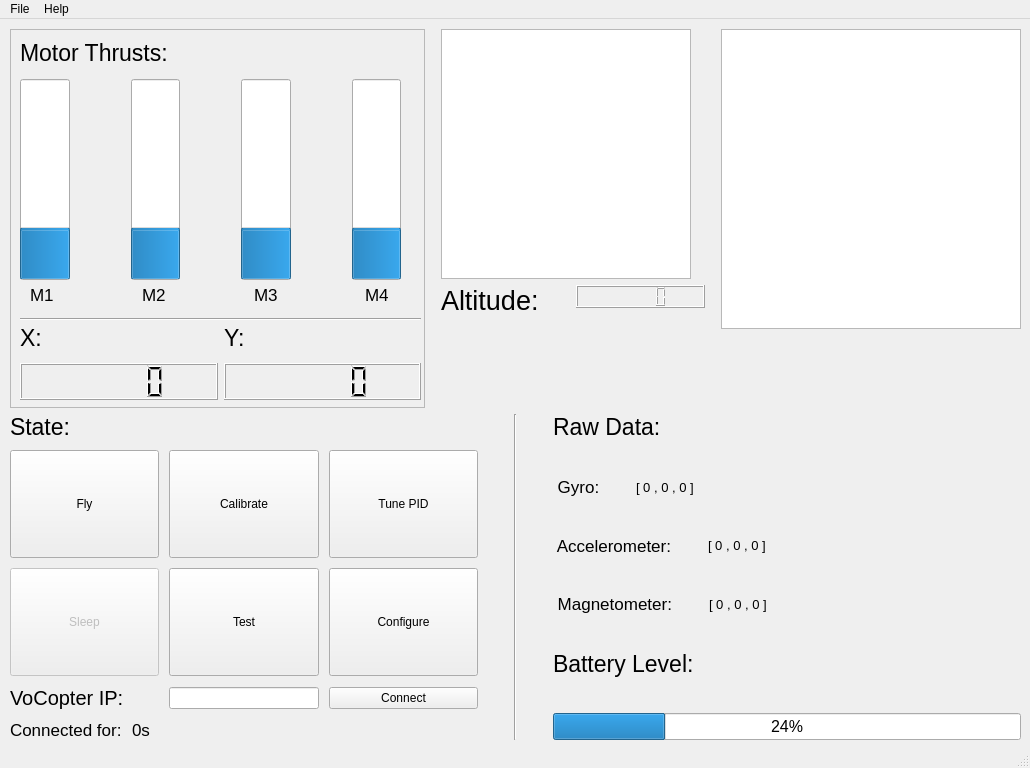
<?xml version="1.0" encoding="UTF-8"?>
<ui version="4.0">
 <class>MainWindow</class>
 <widget class="QMainWindow" name="MainWindow">
  <property name="geometry">
   <rect>
    <x>0</x>
    <y>0</y>
    <width>1030</width>
    <height>768</height>
   </rect>
  </property>
  <property name="minimumSize">
   <size>
    <width>1030</width>
    <height>768</height>
   </size>
  </property>
  <property name="maximumSize">
   <size>
    <width>1030</width>
    <height>768</height>
   </size>
  </property>
  <property name="windowTitle">
   <string>VoPilot - The VoCopter Pilot Station</string>
  </property>
  <property name="autoFillBackground">
   <bool>false</bool>
  </property>
  <property name="locale">
   <locale language="English" country="UnitedStates"/>
  </property>
  <widget class="QWidget" name="centralwidget">
   <widget class="QWidget" name="verticalLayoutWidget_5">
    <property name="geometry">
     <rect>
      <x>10</x>
      <y>10</y>
      <width>1011</width>
      <height>711</height>
     </rect>
    </property>
    <layout class="QVBoxLayout" name="verticalLayout_5">
     <item>
      <layout class="QHBoxLayout" name="horizontalLayout_11">
       <property name="spacing">
        <number>16</number>
       </property>
       <item>
        <widget class="QFrame" name="frame">
         <property name="sizePolicy">
          <sizepolicy hsizetype="Expanding" vsizetype="Expanding">
           <horstretch>0</horstretch>
           <verstretch>0</verstretch>
          </sizepolicy>
         </property>
         <property name="minimumSize">
          <size>
           <width>415</width>
           <height>379</height>
          </size>
         </property>
         <property name="maximumSize">
          <size>
           <width>415</width>
           <height>379</height>
          </size>
         </property>
         <property name="frameShape">
          <enum>QFrame::StyledPanel</enum>
         </property>
         <property name="frameShadow">
          <enum>QFrame::Raised</enum>
         </property>
         <widget class="QWidget" name="horizontalLayoutWidget_7">
          <property name="geometry">
           <rect>
            <x>20</x>
            <y>250</y>
            <width>381</width>
            <height>31</height>
           </rect>
          </property>
          <layout class="QHBoxLayout" name="horizontalLayout_10">
           <property name="spacing">
            <number>66</number>
           </property>
           <item>
            <widget class="QLabel" name="label_16">
             <property name="sizePolicy">
              <sizepolicy hsizetype="Expanding" vsizetype="Preferred">
               <horstretch>0</horstretch>
               <verstretch>0</verstretch>
              </sizepolicy>
             </property>
             <property name="font">
              <font>
               <pointsize>13</pointsize>
              </font>
             </property>
             <property name="text">
              <string>M1</string>
             </property>
            </widget>
           </item>
           <item>
            <widget class="QLabel" name="label_15">
             <property name="sizePolicy">
              <sizepolicy hsizetype="Expanding" vsizetype="Preferred">
               <horstretch>0</horstretch>
               <verstretch>0</verstretch>
              </sizepolicy>
             </property>
             <property name="font">
              <font>
               <pointsize>13</pointsize>
              </font>
             </property>
             <property name="text">
              <string>M2</string>
             </property>
            </widget>
           </item>
           <item>
            <widget class="QLabel" name="label_14">
             <property name="sizePolicy">
              <sizepolicy hsizetype="Expanding" vsizetype="Preferred">
               <horstretch>0</horstretch>
               <verstretch>0</verstretch>
              </sizepolicy>
             </property>
             <property name="font">
              <font>
               <pointsize>13</pointsize>
              </font>
             </property>
             <property name="text">
              <string>M3</string>
             </property>
            </widget>
           </item>
           <item>
            <widget class="QLabel" name="label_17">
             <property name="sizePolicy">
              <sizepolicy hsizetype="Expanding" vsizetype="Preferred">
               <horstretch>0</horstretch>
               <verstretch>0</verstretch>
              </sizepolicy>
             </property>
             <property name="font">
              <font>
               <pointsize>13</pointsize>
              </font>
             </property>
             <property name="text">
              <string>M4</string>
             </property>
            </widget>
           </item>
          </layout>
         </widget>
         <widget class="QWidget" name="horizontalLayoutWidget_6">
          <property name="geometry">
           <rect>
            <x>10</x>
            <y>50</y>
            <width>381</width>
            <height>201</height>
           </rect>
          </property>
          <layout class="QHBoxLayout" name="horizontalLayout_9">
           <property name="spacing">
            <number>61</number>
           </property>
           <item>
            <widget class="QProgressBar" name="m1">
             <property name="sizePolicy">
              <sizepolicy hsizetype="Expanding" vsizetype="Expanding">
               <horstretch>0</horstretch>
               <verstretch>0</verstretch>
              </sizepolicy>
             </property>
             <property name="value">
              <number>24</number>
             </property>
             <property name="orientation">
              <enum>Qt::Vertical</enum>
             </property>
            </widget>
           </item>
           <item>
            <widget class="QProgressBar" name="m2">
             <property name="sizePolicy">
              <sizepolicy hsizetype="Expanding" vsizetype="Expanding">
               <horstretch>0</horstretch>
               <verstretch>0</verstretch>
              </sizepolicy>
             </property>
             <property name="value">
              <number>24</number>
             </property>
             <property name="orientation">
              <enum>Qt::Vertical</enum>
             </property>
            </widget>
           </item>
           <item>
            <widget class="QProgressBar" name="m3">
             <property name="sizePolicy">
              <sizepolicy hsizetype="Expanding" vsizetype="Expanding">
               <horstretch>0</horstretch>
               <verstretch>0</verstretch>
              </sizepolicy>
             </property>
             <property name="value">
              <number>24</number>
             </property>
             <property name="orientation">
              <enum>Qt::Vertical</enum>
             </property>
            </widget>
           </item>
           <item>
            <widget class="QProgressBar" name="m4">
             <property name="sizePolicy">
              <sizepolicy hsizetype="Expanding" vsizetype="Expanding">
               <horstretch>0</horstretch>
               <verstretch>0</verstretch>
              </sizepolicy>
             </property>
             <property name="value">
              <number>24</number>
             </property>
             <property name="orientation">
              <enum>Qt::Vertical</enum>
             </property>
            </widget>
           </item>
          </layout>
         </widget>
         <widget class="QLabel" name="label_13">
          <property name="geometry">
           <rect>
            <x>10</x>
            <y>10</y>
            <width>151</width>
            <height>28</height>
           </rect>
          </property>
          <property name="font">
           <font>
            <pointsize>17</pointsize>
            <italic>false</italic>
           </font>
          </property>
          <property name="text">
           <string>Motor Thrusts:</string>
          </property>
          <property name="alignment">
           <set>Qt::AlignLeading|Qt::AlignLeft|Qt::AlignVCenter</set>
          </property>
         </widget>
         <widget class="QWidget" name="gridLayoutWidget">
          <property name="geometry">
           <rect>
            <x>10</x>
            <y>290</y>
            <width>401</width>
            <height>81</height>
           </rect>
          </property>
          <layout class="QGridLayout" name="gridLayout">
           <item row="1" column="1">
            <widget class="QLCDNumber" name="lcdNumber"/>
           </item>
           <item row="1" column="0">
            <widget class="QLCDNumber" name="lcdNumber_2"/>
           </item>
           <item row="0" column="0">
            <widget class="QLabel" name="label_4">
             <property name="font">
              <font>
               <pointsize>17</pointsize>
              </font>
             </property>
             <property name="text">
              <string>X:</string>
             </property>
            </widget>
           </item>
           <item row="0" column="1">
            <widget class="QLabel" name="label_10">
             <property name="font">
              <font>
               <pointsize>17</pointsize>
              </font>
             </property>
             <property name="text">
              <string>Y:</string>
             </property>
            </widget>
           </item>
          </layout>
         </widget>
         <widget class="Line" name="line">
          <property name="geometry">
           <rect>
            <x>10</x>
            <y>280</y>
            <width>401</width>
            <height>20</height>
           </rect>
          </property>
          <property name="orientation">
           <enum>Qt::Horizontal</enum>
          </property>
         </widget>
        </widget>
       </item>
       <item>
        <layout class="QVBoxLayout" name="verticalLayout_8">
         <property name="spacing">
          <number>6</number>
         </property>
         <item alignment="Qt::AlignTop">
          <widget class="QGraphicsView" name="compassView">
           <property name="sizePolicy">
            <sizepolicy hsizetype="Minimum" vsizetype="Fixed">
             <horstretch>0</horstretch>
             <verstretch>0</verstretch>
            </sizepolicy>
           </property>
           <property name="minimumSize">
            <size>
             <width>250</width>
             <height>250</height>
            </size>
           </property>
           <property name="maximumSize">
            <size>
             <width>250</width>
             <height>250</height>
            </size>
           </property>
          </widget>
         </item>
         <item>
          <layout class="QHBoxLayout" name="horizontalLayout_13">
           <item alignment="Qt::AlignTop">
            <widget class="QLabel" name="label_18">
             <property name="sizePolicy">
              <sizepolicy hsizetype="Minimum" vsizetype="Fixed">
               <horstretch>0</horstretch>
               <verstretch>0</verstretch>
              </sizepolicy>
             </property>
             <property name="font">
              <font>
               <pointsize>20</pointsize>
              </font>
             </property>
             <property name="text">
              <string>Altitude:</string>
             </property>
            </widget>
           </item>
           <item alignment="Qt::AlignTop">
            <widget class="QLCDNumber" name="alt">
             <property name="sizePolicy">
              <sizepolicy hsizetype="Minimum" vsizetype="Fixed">
               <horstretch>0</horstretch>
               <verstretch>0</verstretch>
              </sizepolicy>
             </property>
            </widget>
           </item>
          </layout>
         </item>
        </layout>
       </item>
       <item alignment="Qt::AlignHCenter|Qt::AlignTop">
        <widget class="QGraphicsView" name="orientationView">
         <property name="sizePolicy">
          <sizepolicy hsizetype="Maximum" vsizetype="Maximum">
           <horstretch>0</horstretch>
           <verstretch>0</verstretch>
          </sizepolicy>
         </property>
         <property name="minimumSize">
          <size>
           <width>300</width>
           <height>300</height>
          </size>
         </property>
         <property name="maximumSize">
          <size>
           <width>300</width>
           <height>300</height>
          </size>
         </property>
        </widget>
       </item>
      </layout>
     </item>
     <item>
      <layout class="QHBoxLayout" name="horizontalLayout">
       <property name="spacing">
        <number>36</number>
       </property>
       <item>
        <layout class="QVBoxLayout" name="verticalLayout_3">
         <property name="spacing">
          <number>10</number>
         </property>
         <item>
          <widget class="QLabel" name="label_5">
           <property name="font">
            <font>
             <pointsize>17</pointsize>
             <italic>false</italic>
            </font>
           </property>
           <property name="text">
            <string>State:</string>
           </property>
           <property name="alignment">
            <set>Qt::AlignLeading|Qt::AlignLeft|Qt::AlignVCenter</set>
           </property>
          </widget>
         </item>
         <item>
          <layout class="QGridLayout" name="gridLayout_4">
           <item row="2" column="1">
            <widget class="QPushButton" name="state2">
             <property name="sizePolicy">
              <sizepolicy hsizetype="Minimum" vsizetype="Expanding">
               <horstretch>0</horstretch>
               <verstretch>0</verstretch>
              </sizepolicy>
             </property>
             <property name="text">
              <string>Calibrate</string>
             </property>
            </widget>
           </item>
           <item row="2" column="0">
            <widget class="QPushButton" name="state1">
             <property name="sizePolicy">
              <sizepolicy hsizetype="Minimum" vsizetype="Expanding">
               <horstretch>0</horstretch>
               <verstretch>0</verstretch>
              </sizepolicy>
             </property>
             <property name="text">
              <string>Fly</string>
             </property>
            </widget>
           </item>
           <item row="3" column="0">
            <widget class="QPushButton" name="state0">
             <property name="enabled">
              <bool>false</bool>
             </property>
             <property name="sizePolicy">
              <sizepolicy hsizetype="Minimum" vsizetype="Expanding">
               <horstretch>0</horstretch>
               <verstretch>0</verstretch>
              </sizepolicy>
             </property>
             <property name="text">
              <string>Sleep</string>
             </property>
            </widget>
           </item>
           <item row="2" column="2">
            <widget class="QPushButton" name="state3">
             <property name="sizePolicy">
              <sizepolicy hsizetype="Minimum" vsizetype="Expanding">
               <horstretch>0</horstretch>
               <verstretch>0</verstretch>
              </sizepolicy>
             </property>
             <property name="text">
              <string>Tune PID</string>
             </property>
            </widget>
           </item>
           <item row="3" column="1">
            <widget class="QPushButton" name="state5">
             <property name="sizePolicy">
              <sizepolicy hsizetype="Minimum" vsizetype="Expanding">
               <horstretch>0</horstretch>
               <verstretch>0</verstretch>
              </sizepolicy>
             </property>
             <property name="text">
              <string>Test</string>
             </property>
            </widget>
           </item>
           <item row="3" column="2">
            <widget class="QPushButton" name="state6">
             <property name="sizePolicy">
              <sizepolicy hsizetype="Minimum" vsizetype="Expanding">
               <horstretch>0</horstretch>
               <verstretch>0</verstretch>
              </sizepolicy>
             </property>
             <property name="text">
              <string>Configure</string>
             </property>
            </widget>
           </item>
          </layout>
         </item>
         <item>
          <layout class="QHBoxLayout" name="horizontalLayout_2">
           <item>
            <widget class="QLabel" name="label_3">
             <property name="font">
              <font>
               <pointsize>15</pointsize>
              </font>
             </property>
             <property name="text">
              <string>VoCopter IP:</string>
             </property>
            </widget>
           </item>
           <item>
            <widget class="QLineEdit" name="vIP">
             <property name="sizePolicy">
              <sizepolicy hsizetype="Minimum" vsizetype="Fixed">
               <horstretch>0</horstretch>
               <verstretch>0</verstretch>
              </sizepolicy>
             </property>
            </widget>
           </item>
           <item>
            <widget class="QPushButton" name="connectBtn">
             <property name="sizePolicy">
              <sizepolicy hsizetype="Minimum" vsizetype="Fixed">
               <horstretch>0</horstretch>
               <verstretch>0</verstretch>
              </sizepolicy>
             </property>
             <property name="text">
              <string>Connect</string>
             </property>
            </widget>
           </item>
          </layout>
         </item>
         <item>
          <layout class="QHBoxLayout" name="horizontalLayout_5">
           <item alignment="Qt::AlignLeft">
            <widget class="QLabel" name="label_2">
             <property name="font">
              <font>
               <pointsize>13</pointsize>
              </font>
             </property>
             <property name="text">
              <string>Connected for:</string>
             </property>
            </widget>
           </item>
           <item>
            <widget class="QLabel" name="connectionTime">
             <property name="sizePolicy">
              <sizepolicy hsizetype="Expanding" vsizetype="Preferred">
               <horstretch>0</horstretch>
               <verstretch>0</verstretch>
              </sizepolicy>
             </property>
             <property name="font">
              <font>
               <pointsize>13</pointsize>
              </font>
             </property>
             <property name="text">
              <string>0s</string>
             </property>
            </widget>
           </item>
          </layout>
         </item>
        </layout>
       </item>
       <item>
        <widget class="Line" name="line_2">
         <property name="orientation">
          <enum>Qt::Vertical</enum>
         </property>
        </widget>
       </item>
       <item>
        <layout class="QVBoxLayout" name="verticalLayout">
         <item>
          <layout class="QVBoxLayout" name="verticalLayout_2">
           <item>
            <layout class="QVBoxLayout" name="verticalLayout_4">
             <item>
              <widget class="QLabel" name="label_6">
               <property name="font">
                <font>
                 <pointsize>17</pointsize>
                 <italic>false</italic>
                </font>
               </property>
               <property name="text">
                <string>Raw Data:</string>
               </property>
               <property name="alignment">
                <set>Qt::AlignLeading|Qt::AlignLeft|Qt::AlignVCenter</set>
               </property>
              </widget>
             </item>
             <item>
              <layout class="QHBoxLayout" name="horizontalLayout_6">
               <item>
                <widget class="QLabel" name="label_8">
                 <property name="font">
                  <font>
                   <pointsize>13</pointsize>
                  </font>
                 </property>
                 <property name="text">
                  <string> Gyro:</string>
                 </property>
                </widget>
               </item>
               <item>
                <widget class="QLabel" name="gyro">
                 <property name="sizePolicy">
                  <sizepolicy hsizetype="Expanding" vsizetype="Preferred">
                   <horstretch>0</horstretch>
                   <verstretch>0</verstretch>
                  </sizepolicy>
                 </property>
                 <property name="font">
                  <font>
                   <pointsize>10</pointsize>
                  </font>
                 </property>
                 <property name="text">
                  <string>[ 0 , 0 , 0 ]</string>
                 </property>
                </widget>
               </item>
              </layout>
             </item>
             <item>
              <layout class="QHBoxLayout" name="horizontalLayout_7">
               <item>
                <widget class="QLabel" name="label_7">
                 <property name="font">
                  <font>
                   <pointsize>13</pointsize>
                  </font>
                 </property>
                 <property name="text">
                  <string> Accelerometer:</string>
                 </property>
                </widget>
               </item>
               <item>
                <widget class="QLabel" name="acc">
                 <property name="sizePolicy">
                  <sizepolicy hsizetype="Expanding" vsizetype="Preferred">
                   <horstretch>0</horstretch>
                   <verstretch>0</verstretch>
                  </sizepolicy>
                 </property>
                 <property name="font">
                  <font>
                   <pointsize>10</pointsize>
                  </font>
                 </property>
                 <property name="text">
                  <string>[ 0 , 0 , 0 ]</string>
                 </property>
                </widget>
               </item>
              </layout>
             </item>
             <item>
              <layout class="QHBoxLayout" name="horizontalLayout_8">
               <item>
                <widget class="QLabel" name="label_9">
                 <property name="font">
                  <font>
                   <pointsize>13</pointsize>
                  </font>
                 </property>
                 <property name="text">
                  <string> Magnetometer:</string>
                 </property>
                </widget>
               </item>
               <item>
                <widget class="QLabel" name="mag">
                 <property name="sizePolicy">
                  <sizepolicy hsizetype="Expanding" vsizetype="Preferred">
                   <horstretch>0</horstretch>
                   <verstretch>0</verstretch>
                  </sizepolicy>
                 </property>
                 <property name="font">
                  <font>
                   <pointsize>10</pointsize>
                  </font>
                 </property>
                 <property name="text">
                  <string>[ 0 , 0 , 0 ]</string>
                 </property>
                </widget>
               </item>
              </layout>
             </item>
            </layout>
           </item>
           <item>
            <widget class="QLabel" name="label">
             <property name="sizePolicy">
              <sizepolicy hsizetype="Preferred" vsizetype="Fixed">
               <horstretch>0</horstretch>
               <verstretch>0</verstretch>
              </sizepolicy>
             </property>
             <property name="font">
              <font>
               <pointsize>17</pointsize>
               <italic>false</italic>
              </font>
             </property>
             <property name="text">
              <string>Battery Level:</string>
             </property>
             <property name="alignment">
              <set>Qt::AlignLeading|Qt::AlignLeft|Qt::AlignVCenter</set>
             </property>
            </widget>
           </item>
           <item>
            <widget class="QProgressBar" name="batLvl">
             <property name="font">
              <font>
               <pointsize>12</pointsize>
              </font>
             </property>
             <property name="value">
              <number>24</number>
             </property>
             <property name="textVisible">
              <bool>true</bool>
             </property>
             <property name="invertedAppearance">
              <bool>false</bool>
             </property>
            </widget>
           </item>
          </layout>
         </item>
        </layout>
       </item>
      </layout>
     </item>
    </layout>
   </widget>
  </widget>
  <widget class="QMenuBar" name="menubar">
   <property name="geometry">
    <rect>
     <x>0</x>
     <y>0</y>
     <width>1030</width>
     <height>21</height>
    </rect>
   </property>
   <widget class="QMenu" name="menuHelp">
    <property name="title">
     <string>Help</string>
    </property>
    <addaction name="actionAbou"/>
   </widget>
   <widget class="QMenu" name="menuConsole">
    <property name="title">
     <string>File</string>
    </property>
    <addaction name="actionConsole"/>
   </widget>
   <addaction name="menuConsole"/>
   <addaction name="menuHelp"/>
  </widget>
  <widget class="QStatusBar" name="statusbar"/>
  <action name="actionAbou">
   <property name="text">
    <string>About</string>
   </property>
  </action>
  <action name="actionConsole">
   <property name="text">
    <string>Console</string>
   </property>
  </action>
 </widget>
 <resources/>
 <connections/>
</ui>
